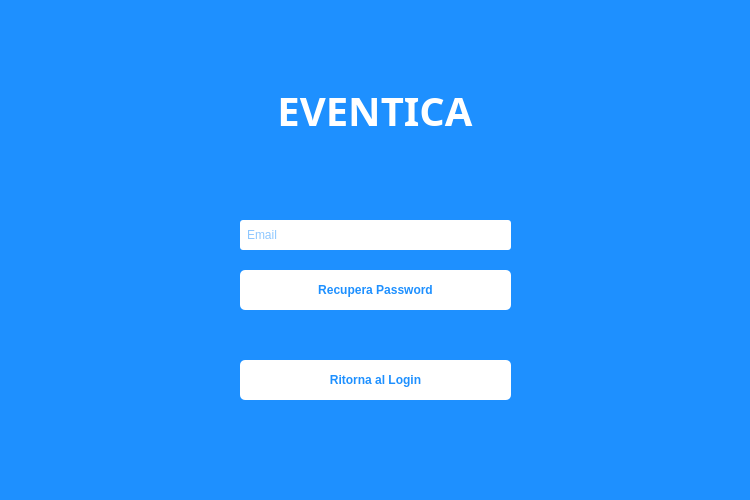
<?xml version="1.0" encoding="UTF-8"?>
<ui version="4.0">
 <class>MainWindow</class>
 <widget class="QMainWindow" name="MainWindow">
  <property name="geometry">
   <rect>
    <x>0</x>
    <y>0</y>
    <width>750</width>
    <height>500</height>
   </rect>
  </property>
  <property name="windowTitle">
   <string>Recupera Password - EVENTICA</string>
  </property>
  <property name="styleSheet">
   <string notr="true">background-color: #1E90FF;</string>
  </property>
  <widget class="QWidget" name="centralwidget">
   <widget class="QLabel" name="label">
    <property name="geometry">
     <rect>
      <x>0</x>
      <y>70</y>
      <width>750</width>
      <height>81</height>
     </rect>
    </property>
    <property name="font">
     <font>
      <family>Montserrat</family>
      <pointsize>30</pointsize>
      <weight>75</weight>
      <bold>true</bold>
     </font>
    </property>
    <property name="styleSheet">
     <string notr="true">color: white;
qproperty-alignment: AlignCenter;</string>
    </property>
    <property name="text">
     <string>EVENTICA</string>
    </property>
    <property name="alignment">
     <set>Qt::AlignCenter</set>
    </property>
   </widget>
   <widget class="QLineEdit" name="email_input">
    <property name="geometry">
     <rect>
      <x>240</x>
      <y>220</y>
      <width>271</width>
      <height>30</height>
     </rect>
    </property>
    <property name="styleSheet">
     <string notr="true">background-color: white;
color: #1E90FF;
padding: 5px;
border-radius: 3px;</string>
    </property>
    <property name="placeholderText">
     <string>Email</string>
    </property>
   </widget>
   <widget class="QPushButton" name="recupera_button">
    <property name="geometry">
     <rect>
      <x>240</x>
      <y>270</y>
      <width>271</width>
      <height>40</height>
     </rect>
    </property>
    <property name="styleSheet">
     <string notr="true">QPushButton {
   background-color: white;
   color: #1E90FF;
   font-weight: bold;
   border-radius: 5px;
   padding: 8px;
}
QPushButton:hover {
   background-color: #F0F0F0;
}</string>
    </property>
    <property name="text">
     <string>Recupera Password</string>
    </property>
   </widget>
   <widget class="QLabel" name="error_label">
    <property name="geometry">
     <rect>
      <x>240</x>
      <y>320</y>
      <width>271</width>
      <height>30</height>
     </rect>
    </property>
    <property name="styleSheet">
     <string notr="true">color: white;
font-weight: bold;
qproperty-alignment: AlignCenter;</string>
    </property>
    <property name="text">
     <string/>
    </property>
    <property name="alignment">
     <set>Qt::AlignCenter</set>
    </property>
   </widget>
   <widget class="QPushButton" name="back_button">
    <property name="geometry">
     <rect>
      <x>240</x>
      <y>360</y>
      <width>271</width>
      <height>40</height>
     </rect>
    </property>
    <property name="styleSheet">
     <string notr="true">QPushButton {
   background-color: white;
   color: #1E90FF;
   font-weight: bold;
   border-radius: 5px;
   padding: 8px;
}
QPushButton:hover {
   background-color: #F0F0F0;
}</string>
    </property>
    <property name="text">
     <string>Ritorna al Login</string>
    </property>
   </widget>
  </widget>
  <widget class="QMenuBar" name="menubar">
   <property name="geometry">
    <rect>
     <x>0</x>
     <y>0</y>
     <width>750</width>
     <height>42</height>
    </rect>
   </property>
  </widget>
  <widget class="QStatusBar" name="statusbar"/>
 </widget>
 <resources/>
 <connections/>
</ui>
